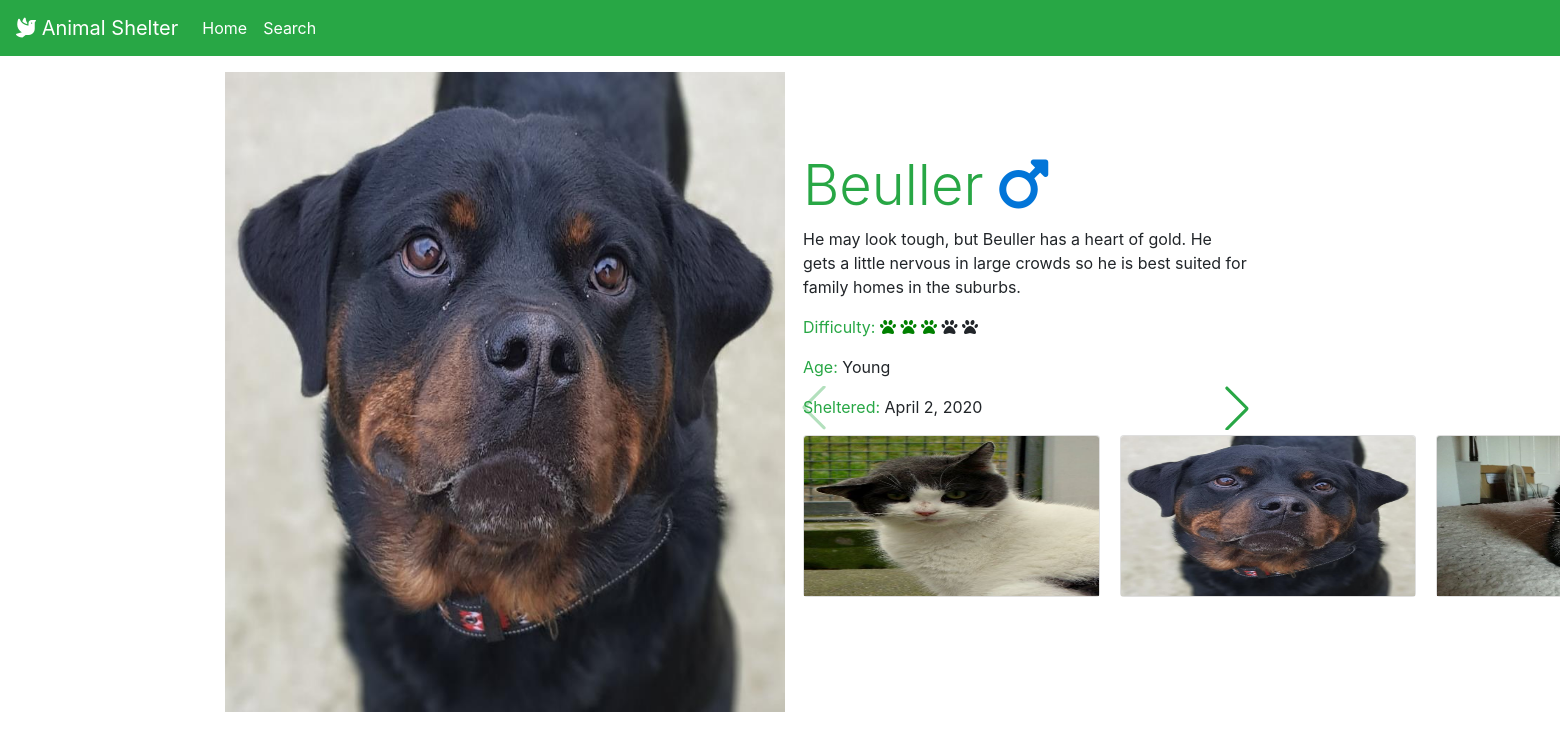
The page /animal/3/ on the database its author committed.
### animals/models.py (models this page shows, shortened)
class Animal(models.Model):
    name = models.CharField(max_length=32)
    image = models.ImageField(upload_to='media/')
    description = models.TextField(max_length=360)
    difficulty = models.IntegerField(
        validators=[MinValueValidator(1), MaxValueValidator(5)]
    )
    animal = models.CharField(choices=ANIMAL_CHOICES, max_length=3)
    age = models.CharField(choices=AGE_CHOICES, max_length=5)
    gender = models.CharField(choices=GENDER_CHOICES, max_length=6)
    sheltered = models.DateField(default=datetime.date.today)

### animals/views.py (the view)
# urls.py: path('animal/<int:animal_id>/', views.detail, name='detail'),
def detail(request, animal_id):
    animal = get_object_or_404(Animal, pk=animal_id)
    animals = Animal.objects.all()
    return render(request, 'detail.html', {'animal': animal, 'animals': animals})

### animals/templates/detail.html
{% extends 'base.html' %} {% block content %}
<div class="container">
  <div class="row">
    <div class="col-md-6 mt-3">
      <img
        src="{{ animal.image.url }}"
        class="mx-auto d-block"
        style="height: 40rem; width: 35rem;"
        alt="{{ animal.image.url }}"
      />
    </div>
    <div class="col-md-5 mt-5 ml-2">
      <h5 class="mt-5 display-4 text-success">
        {{ animal.name }} {% if animal.gender == 'Male' %}
        <i class="fas fa-mars" style="color: #0275d8;"></i>
        {% elif animal.gender == 'Female' %}
        <i class="fas fa-venus" style="color: #d9534f;"></i>
        {% endif %}
      </h5>
      <p>{{ animal.description }}</p>
      <p>
        <span class="text-success">Difficulty:</span>
        {% if animal.difficulty >= 1 %}
        <i class="fas fa-paw" style="color: green;"></i>
        {% else %}
        <i class="fas fa-paw"></i>
        {% endif %} {% if animal.difficulty >= 2 %}
        <i class="fas fa-paw" style="color: green;"></i>
        {% else %}
        <i class="fas fa-paw"></i>
        {% endif %} {% if animal.difficulty >= 3 %}
        <i class="fas fa-paw" style="color: green;"></i>
        {% else %}
        <i class="fas fa-paw"></i>
        {% endif %} {% if animal.difficulty >= 4 %}
        <i class="fas fa-paw" style="color: green;"></i>
        {% else %}
        <i class="fas fa-paw"></i>
        {% endif %} {% if animal.difficulty >= 5 %}
        <i class="fas fa-paw" style="color: green;"></i>
        {% else %}
        <i class="fas fa-paw"></i>
        {% endif %}
      </p>
      <p><span class="text-success">Age:</span> {{ animal.age }}</p>
      <p><span class="text-success">Sheltered:</span> {{ animal.sheltered }}</p>
      <div class="card-group">
        <div class="swiper-container">
          <div class="swiper-wrapper">
            {% for animal in animals %}
            <div class="swiper-slide">
              <a href="../{{animal.id}}">
                <div class="card">
                  <img
                    src="{{ animal.image.url }}"
                    class="card-img-top"
                    alt="{{ anima.image.url }}"
                    style="height: 10rem;"
                  />
                </div>
              </a>
            </div>
            {% endfor %}
          </div>
          <div class="swiper-button-prev text-success"></div>
          <div class="swiper-button-next text-success"></div>
        </div>
      </div>
    </div>
  </div>
</div>
{% endblock content %}

### rows shown on the page
Animal: image (picture), name "Beuller", description "He may look tough, but Beuller has a heart of gold. He gets a little nervous in large crowds so he is best suited for family homes in the suburbs.", age "Young", sheltered "April 2, 2020"
Animal: image (picture)
Animal: image (picture)
